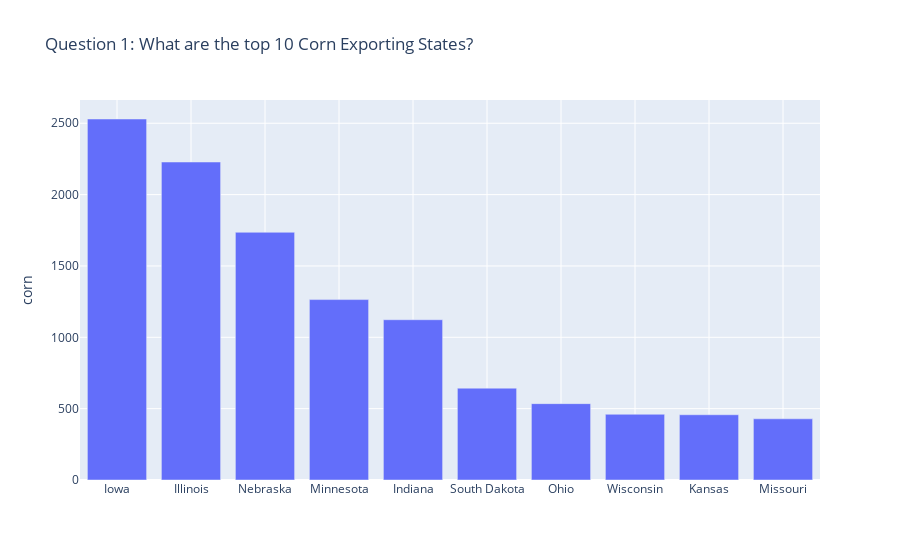

The notebook cell this image was saved under:
### Code cell
fig = px.bar(df_top10, 
             x='State Name',             
             y='corn',
            title='Question 1: What are the top 10 Corn Exporting States?')

fig.update_xaxes(showgrid=True,  
                 title_text=''
                )


fig.show()

### Figure 1 — Plotly figure (JSON) as saved in the notebook; plotly's stock layout.template omitted (floating-point values rounded to 4 significant figures)
{"data": [{"alignmentgroup": "True", "hovertemplate": "State Name=%{x}<br>corn=%{y}<extra></extra>", "legendgroup": "", "marker": {"color": "#636efa"}, "name": "", "offsetgroup": "", "orientation": "v", "showlegend": false, "textposition": "auto", "type": "bar", "x": ["Iowa", "Illinois", "Nebraska", "Minnesota", "Indiana", "South Dakota", "Ohio", "Wisconsin", "Kansas", "Missouri"], "xaxis": "x", "y": [2530.0, 2228.0, 1736.0, 1264.0, 1123.0, 643.6, 535.1, 460.5, 457.3, 428.8], "yaxis": "y"}], "layout": {"barmode": "relative", "legend": {"tracegroupgap": 0}, "title": {"text": "Question 1: What are the top 10 Corn Exporting States?"}, "xaxis": {"anchor": "y", "domain": [0, 1], "showgrid": true, "title": {"text": ""}}, "yaxis": {"anchor": "x", "domain": [0, 1], "title": {"text": "corn"}}}}
